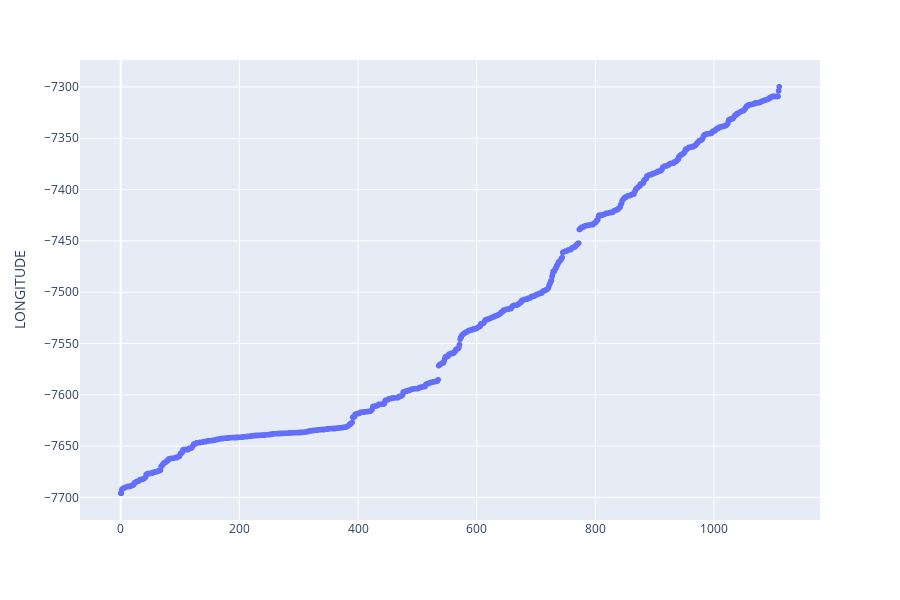

The notebook cell saved with this chart:
### Code cell
LONG_plot = px.scatter(prediction_LONG, y = "LONGITUDE")
LONG_plot.show()

### Figure 1 — Plotly figure (JSON) as saved in the notebook; plotly's stock layout.template omitted (floating-point values rounded to 4 significant figures; data arrays with more than 128 entries replaced by an {"elided": "..."} marker saying what was removed)
{"data": [{"hoverlabel": {"namelength": 0}, "hovertemplate": "LONGITUDE=%{y}", "legendgroup": "", "marker": {"color": "#636efa", "symbol": "circle"}, "mode": "markers", "name": "", "showlegend": false, "type": "scattergl", "xaxis": "x", "y": {"elided": "1111 float values"}, "yaxis": "y"}], "layout": {"height": 600, "legend": {"tracegroupgap": 0}, "margin": {"t": 60}, "xaxis": {"anchor": "y", "domain": [0, 1]}, "yaxis": {"anchor": "x", "domain": [0, 1], "title": {"text": "LONGITUDE"}}}}
